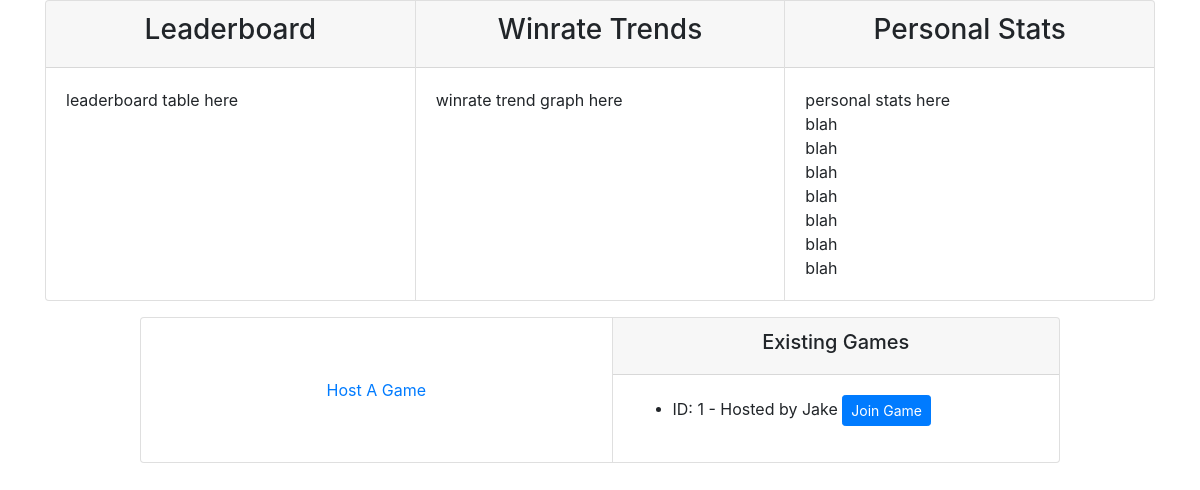
Page /home/ (signed in) on the earlier database version.
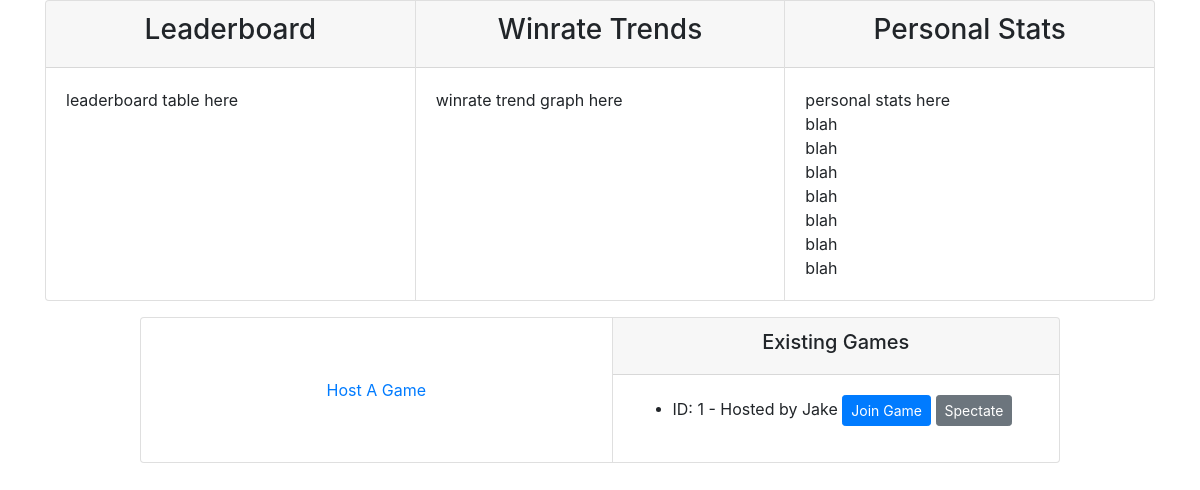
Same page on the later database version.
### werewolf_app/models.py (models this page shows)
class Game(models.Model):
    objects = GameManager()
    max_players = models.IntegerField(default=100)
    num_werewolves = models.IntegerField(default=2)
    has_village_idiot = models.BooleanField(default=False)
    has_cupid = models.BooleanField(default=True)
    has_lovers = models.BooleanField(default=True)
    has_twins = models.BooleanField(default=False)
    has_accursed_one = models.BooleanField(default=True)
    has_seer = models.BooleanField(default=True)
    has_witch = models.BooleanField(default=True)
    has_defender = models.BooleanField(default=True)
    has_hunter = models.BooleanField(default=False)
    has_wild_child = models.BooleanField(default=False)
    has_role_model = models.BooleanField(default=False)
    has_little_child = models.BooleanField(default=False)
    has_rusty_knight = models.BooleanField(default=False)
    has_elder = models.BooleanField(default=False)
    has_angel = models.BooleanField(default=False)
    has_gypsy = models.BooleanField(default=False)
    allow_spectators = models.BooleanField(default=True)
    started = models.BooleanField(default=False) # whether the game has started or is still in lobby -- do we need this or can we just use turn number or phase?
    ended = models.BooleanField(default=False) # whether the game is over
    current_phase = models.CharField(max_length=45, default="Lobby") # Lobby, Night, Day
    current_turn = models.IntegerField(default=0) #what turn are we on
    winning_team = models.CharField(max_length=45, null=True) # for statistics, store who won this particular game in form of string such as "Villagers", "Werewolves", or "Lovers"
    join_key = models.CharField(max_length=45, null=True) # for joining a game manually by alphanumeric key
    created_at = models.DateTimeField(auto_now_add=True)
    updated_at = models.DateTimeField(auto_now=True)
    host = models.ForeignKey(User, related_name="games_hosted", on_delete=models.SET_NULL, null=True)
    players = models.ManyToManyField(User, related_name="games_joined") # I believe we need this in addition to roles for each player so we can have the players join the lobby before they are assigned roles.  I suppose an alternative owuld be to assign them a role initially by default that would be called something like "noRole" or "lobbyRole" etc

### login_app/models.py (models this page shows)
class User(models.Model):
    first_name = models.CharField(max_length=45)
    last_name = models.CharField(max_length=45)
    username = models.CharField(max_length=45)
    email = models.CharField(max_length=255)
    password = models.CharField(max_length=255)
    created_at = models.DateTimeField(auto_now_add=True)
    updated_at = models.DateTimeField(auto_now=True)
    objects = UserManager()

### werewolf_app/views.py (the view)
# urls.py: path('', views.homeIndex),
def homeIndex(request): # Main Home Page
    if 'userID' not in request.session or request.session['userID'] == None:
        messages.error(request, "You must log in to view that page")
        return redirect('/')
    context = {
        'user': User.objects.get(id=request.session['userID']),
        'games': Game.objects.all(),
    }
    return render(request, 'homeIndex.html', context)

### werewolf_app/templates/homeIndex.html (shortened to what this page needs)
<!DOCTYPE html>
<html lang="en">
<head>
    <link rel="stylesheet" href="https://stackpath.bootstrapcdn.com/bootstrap/4.4.1/css/bootstrap.min.css">
    {% load static %}
</head>
<body>
    <div class="container">
        <div class="row mb-3">
            <div class="card-group col-md-12">
                <div class="card">
                    <div class="card-header text-center">
                        <h3>Leaderboard</h3>
                    </div>
                    <div class="card-body">
                        leaderboard table here
                    </div>
                </div>
                <div class="card">
                    <div class="card-header text-center">
                        <h3>Winrate Trends</h3>
                    </div>
                    <div class="card-body">
                        winrate trend graph here
                    </div>
                </div>
                <div class="card">
                    <div class="card-header text-center">
                        <h3>Personal Stats</h3>
                    </div>
                    <div class="card-body">
                        personal stats here
                        <br>
                        blah
                        <br>
                        blah
                        <br>
                        blah
                        <br>
                        blah
                        <br>
                        blah
                        <br>
                        blah
                        <br>
                        blah
                    </div>
                </div>
            </div>
        </div>
        <div class="row">
            <div class="card-group col-md-10 offset-md-1">
                <div class="card btn btn-primary" style="transform: rotate(0);">
                    <div class="card-body justify-content-center d-flex align-items-center">
                        <a href="/home/host" class="stretched-link">Host A Game</a>
                    </div>
                </div>
                <div class="card">
                    <div class="card-header text-center">
                        <h5>Existing Games</h5>
                    </div>
                    <div class="card-body">
                        <ul>
                            {% for game in games %}
                                {% if game.ended == False %}
                                    <li>ID: {{game.id}} - Hosted by {{game.host.username}}
                                        {% if game.started == False %}
                                            <a href="/home/game/{{game.id}}/join" class="btn btn-sm btn-primary">Join Game</a>
                                        {% endif %}
                                        {% if game.allow_spectators == True %}
                                            <a href="/home/game/{{game.id}}" class="btn btn-sm btn-secondary">Spectate</a>
                                        {% endif %}
                                    </li>
                                {% endif %}
                            {% endfor %}
                        </ul>
                    </div>
                </div>
            </div>
        </div>
    </div>
</body>
</html>

Differences in the rows shown:
changed Game "Jake": now shows "Spectate"
